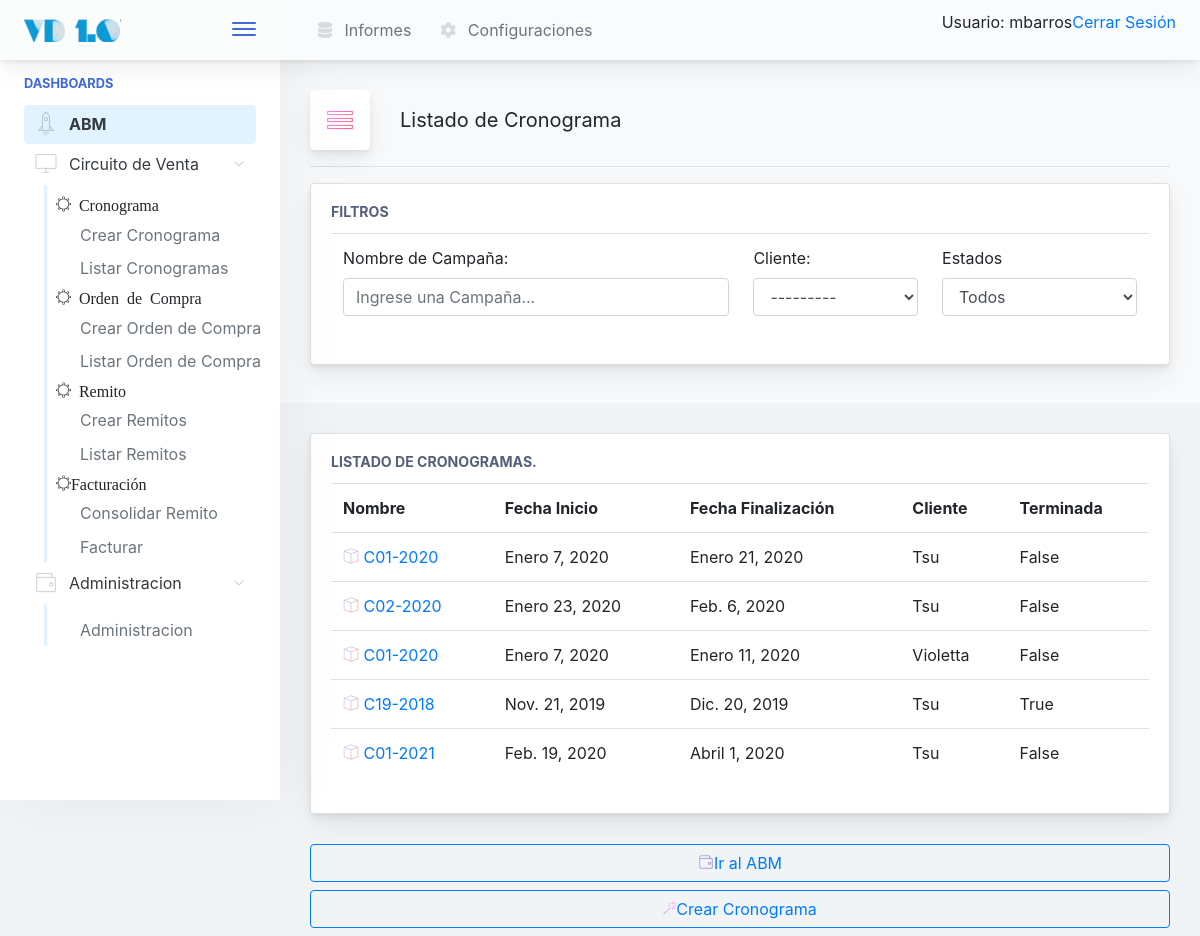
The page /venta/cronograma/listar/ (signed in) on the database as committed earlier.
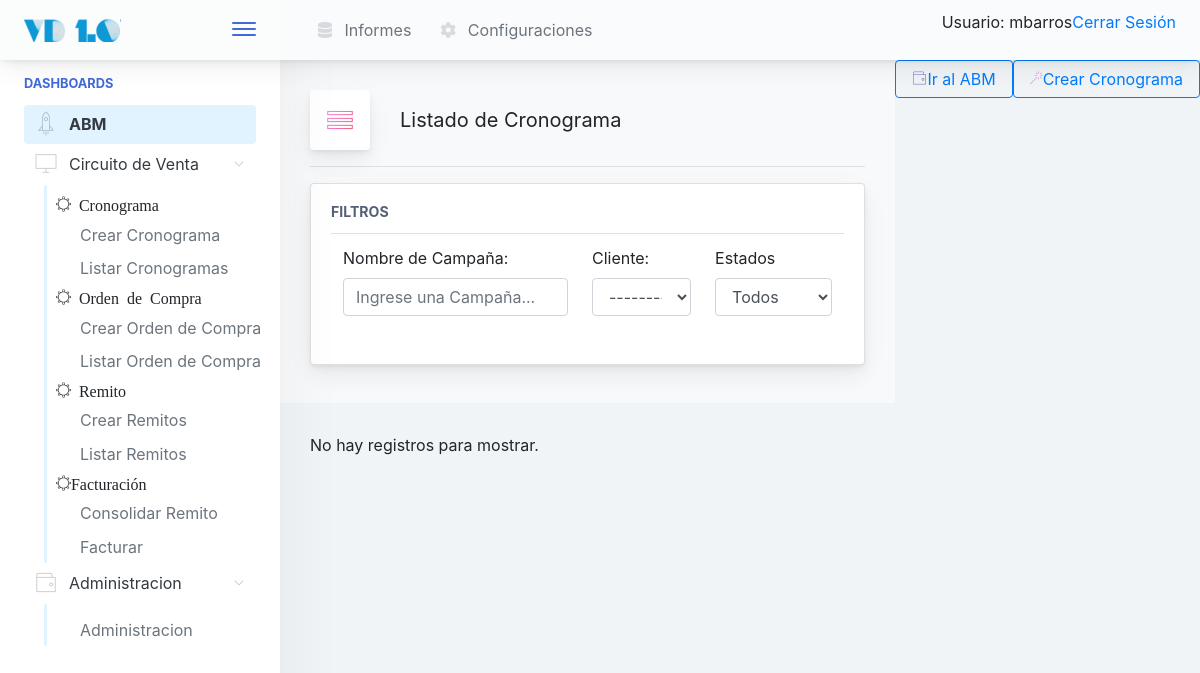
The same page on the database as committed later.
### venta/models.py (models this page shows)
class Cronograma(models.Model):
	nombre  				= models.CharField(max_length=20)
	cliente 				= models.ForeignKey(Cliente, null=False, blank=False, on_delete=models.CASCADE)
	fecha_inicio 			= models.DateField(default='1983-01-17')
	fecha_finalizacion		= models.DateField(default='1983-01-17')
	terminada 				= models.BooleanField(default=False)
	def __str__(self):
		return self.nombre

### gral/models.py (models this page shows)
class Cliente(models.Model):
    razon_social      = models.CharField(max_length=150, unique=True)
    nombre_corto      = models.CharField(max_length=25, unique=True)
    cuit              = models.CharField(max_length=15, unique=True)
    direccion_fiscal  = models.CharField(max_length=250)
    direccion_entrega = models.CharField(max_length=250)
    condicion_iva     = models.CharField(max_length=100, blank=False, default='Responsable Inscripto')
    observaciones     = models.TextField(blank=True)
    def __str__(self):
        return self.nombre_corto

### venta/views.py (the view)
# urls.py: path('cronograma/listar/', CronogramaList.as_view(), name='CronogramaList'),
class CronogramaList(LoginRequiredMixin, ListView):
	model = Cronograma

### inicio/templates/venta/cronograma_list.html (shortened to what this page needs)
{% extends '../base.html' %}
{%  block cuerpo %}
<div class="app-page-title">
	<div class="page-title-heading">
		<div class="page-title-icon">
			<i class="pe-7s-menu icon-gradient bg-ripe-malin"> </i>
		</div>
		<div>Listado de Cronograma</div>
	</div>
	<hr/>
	<div class="main-card mb-2 card">
		<div class="card-body">
			<h5 class="card-title">Filtros</h5>
			<table class="table table-hover table-fixed">
				<tr>
					<td>
						<label for="filtroNombre">Nombre de Campaña:</label>
						<input type="text" class="form-control" id="filtroNombre"
							onkeyup="filtroNombreCliente()"
							placeholder="Ingrese una Campaña..." /></td>
					<td>
						<label for="clientes_select">Cliente:</label>
						<select id="clientes_select" class="form-control"
							onchange="filtroNombreCliente()">
					</td>
					<td>
						<label for="filtroEstado">Estados</label>
						<select class="form-control" id="filtroEstado"
							onchange="filtroNombreCliente()">
							<option value="*">Todos</option>
						</select>
					</td>
				</tr>
			</table>
		</div>
	</div>
</div>
{% if object_list %}
<div class="main-card mb-3 card">
	<div class="card-body">
	<h5 class="card-title">Listado de cronogramas.</h5>
		<table class="table table-hover table-fixed" id="tablaResultado">
		  <tr>
		    <th>Nombre</th>
		    <th>Fecha Inicio</th>
		    <th>Fecha Finalización</th>
		    <th>Cliente</th>
		    <th>Terminada</th>
		  </tr>
		      {% for cronograma in object_list %}
		   <tr>
		      <td> <a href="{% url 'venta:CronogramaDetail' pk=cronograma.id %}">
		      	<i class="pe-7s-box2 icon-gradient bg-amy-crisp">
		        </i>
		        {{cronograma}}
		    </a>
		      </td>
		      <td>
		        {{cronograma.fecha_inicio }}
		      </td>
		      <td>
		        {{cronograma.fecha_finalizacion }}
		      </td>
		      <td>
		        {{cronograma.cliente}}
		      </td>
		      <td>
		        {{ cronograma.terminada }}
		      </td>
		    </tr>
		      {% endfor %}
		    {% else %}
		      <p>No hay registros para mostrar.</p>
		    {% endif %}
		</table>
	</div>
</div>
<a href="{% url 'inicio:abm' %}">
<button class="mb-2 mr-2 btn-transition btn btn-outline-primary btn-block">
		<i class="pe-7s-wallet icon-gradient bg-plum-plate"></i>Ir al ABM
</button>
</a>
<a href="{% url 'venta:CronogramaCreate' %}">
<button class="mb-2 mr-2 btn-transition btn btn-outline-primary btn-block">
		<i class="pe-7s-magic-wand icon-gradient bg-mixed-hopes"></i>Crear Cronograma
</button>
</a>
{% endblock %}

Rows that differ between the two databases and show on the page:
removed Cronograma: nombre "C01-2020", fecha_inicio "Enero 7, 2020", fecha_finalizacion "Enero 21, 2020", cliente "Tsu", terminada "False"
removed Cronograma: nombre "C02-2020", fecha_inicio "Enero 23, 2020", fecha_finalizacion "Feb. 6, 2020", cliente "Tsu", terminada "False"
removed Cronograma: nombre "C01-2020", fecha_inicio "Enero 7, 2020", fecha_finalizacion "Enero 11, 2020", cliente "Violetta", terminada "False"
removed Cronograma: nombre "C19-2018", fecha_inicio "Nov. 21, 2019", fecha_finalizacion "Dic. 20, 2019", cliente "Tsu", terminada "True"
removed Cronograma: nombre "C01-2021", fecha_inicio "Feb. 19, 2020", fecha_finalizacion "Abril 1, 2020", cliente "Tsu", terminada "False"
Other text that changed with them:
text no longer shown: "LISTADO DE CRONOGRAMAS. Nombre Fecha Inicio Fecha Finalización Cliente Terminada"
text now shown: "No hay registros para mostrar."
